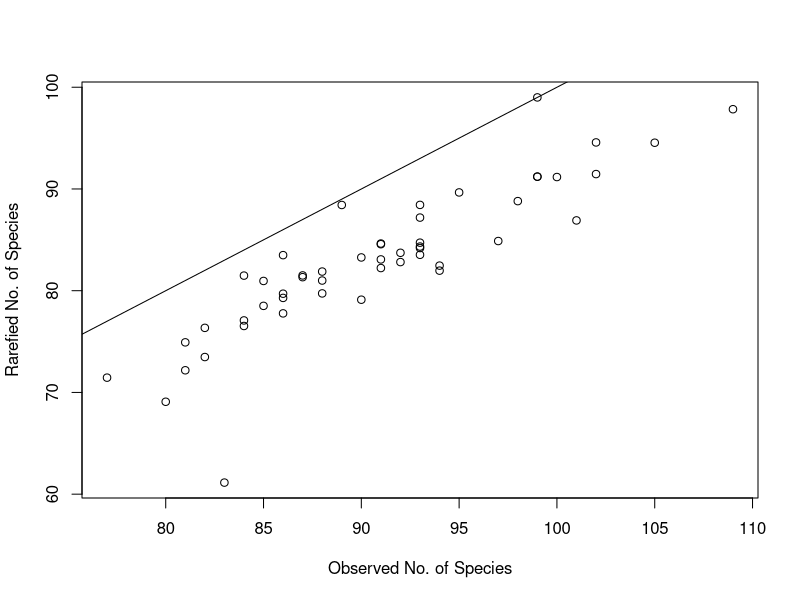
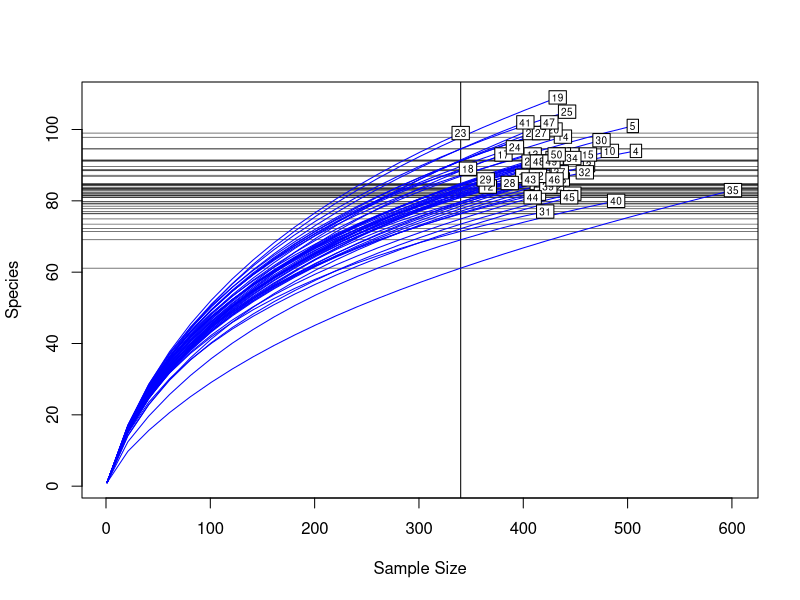

Reproduce these figures in R, in order.
#Example script for rarefy function in vegan package
#https://rdrr.io/rforge/vegan/man/rarefy.html
library(vegan)
data(BCI)
S <- specnumber(BCI) # observed number of species
(raremax <- min(rowSums(BCI)))
Srare <- rarefy(BCI, raremax)
plot(S, Srare, xlab = "Observed No. of Species", ylab = "Rarefied No. of Species")
abline(0, 1)
rarecurve(BCI, step = 20, sample = raremax, col = "blue", cex = 0.6)
